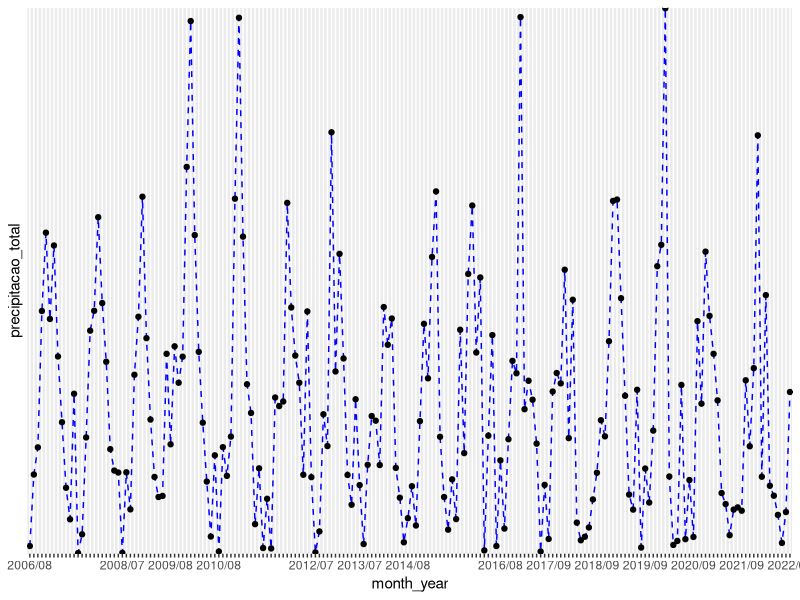
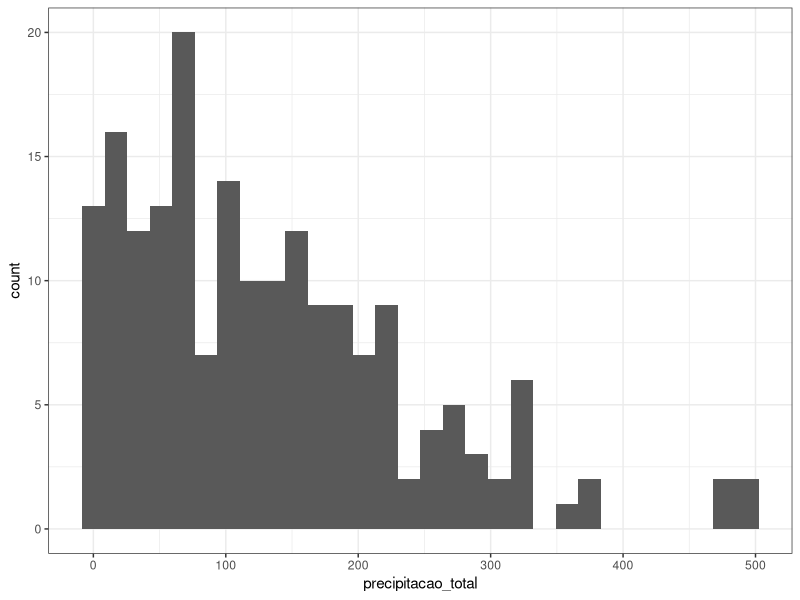
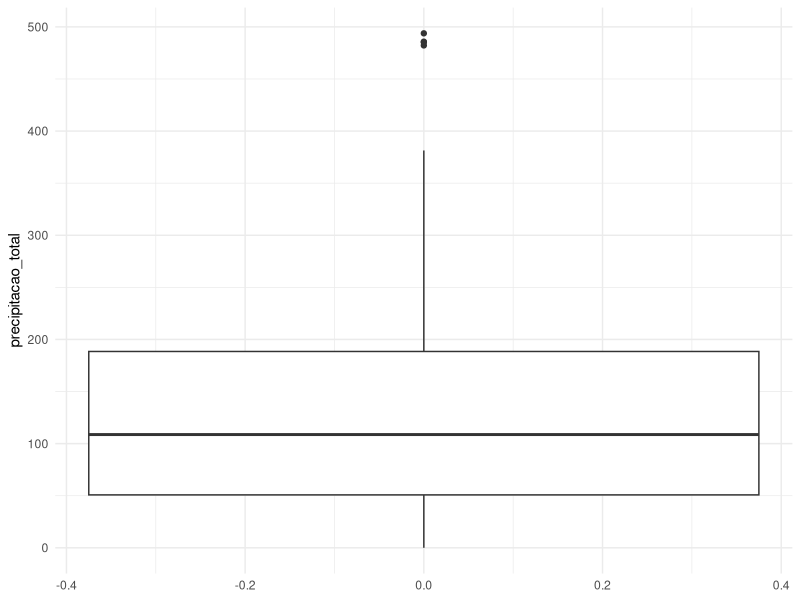
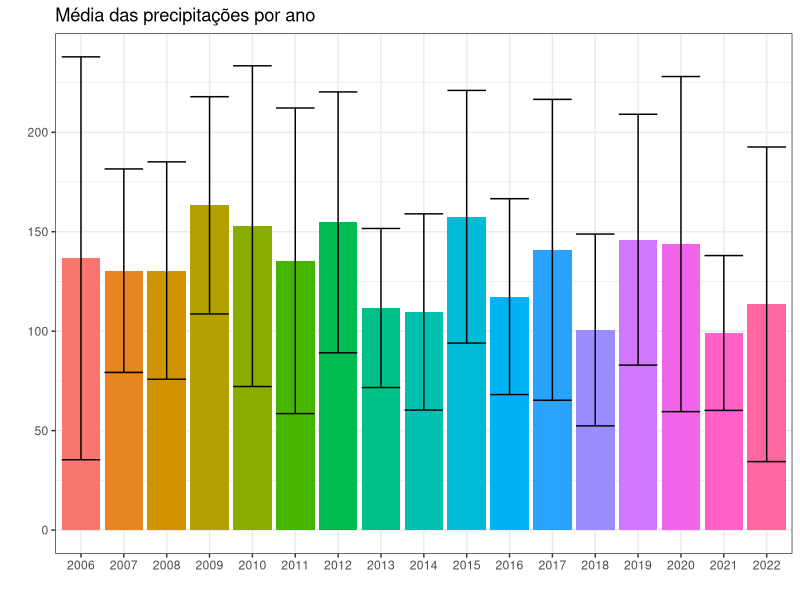

R code for these plots, in order:
## ---- chunk 1

library(readr)

#Importar base de dados
inmet0 <- read.csv2("Data/INMET_SP.csv", header = TRUE, sep = ";", dec = ",")

## ---- chunk 2

#Visualização da base de dados
View(inmet0)

# Omitir valores NA da base de dados
inmet <- na.omit(inmet0)

## ---- chunk 3

str(inmet)

## ---- chunk 4

summary(inmet)

## ---- chunk 5
colnames(inmet)[c(1,2,3)] <- c("data","dias_de_precipitacao","precipitacao_total")

View(inmet)
## ---- chunk 6

month_year <- format(as.Date(inmet$data, format = "%d/%m/%Y"),"%Y/%m")

View(month_year)

library(ggplot2)

ggplot(inmet,
       aes(x = month_year, y = precipitacao_total)) +
       geom_line(linetype="dashed", color="blue", aes(group=1)) +
       geom_point() + 
        scale_x_discrete(guide = guide_axis(check.overlap = TRUE)) +
        scale_y_discrete(guide= guide_axis(check.overlap = TRUE))
## ---- chunk 7
ano <- format(as.Date(inmet$data, format = "%d/ %m/ %Y"),"%Y")
inmet_new <- cbind(inmet, ano)

View(inmet_new)
## ---- chunk 8
# Histograma

library(ggplot2)

ggplot(data=inmet_new, aes(x=precipitacao_total)) +
  geom_histogram() +
  theme_bw() 
## ---- chunk 9
ggplot(data=inmet_new, aes(y=precipitacao_total)) +
  geom_boxplot() +
  theme_minimal()
## ---- chunk 10

#Média das precipitações por ano

#instalando o pacote para utilizar o operador pipe %>% 
library(dplyr) 

tabela_stats <- inmet_new %>%
  group_by(ano) %>%
  summarise(n_obs = n(), media = mean(precipitacao_total), desvio_padrao = sd(precipitacao_total)) %>% 
  mutate(erro = 1.96*desvio_padrao/sqrt(n_obs), 
         limite_superior = media + erro,
         limite_inferior = media - erro)

#Visualizando a tabela criada com os dados estatísticos

View(tabela_stats)
## ---- chunk 11

#Plotando os valores com seus respectivos erros
ggplot (data = tabela_stats, aes(x = ano, y = media, fill = ano)) +
  geom_col() +
  geom_errorbar(aes(ymin=limite_inferior, ymax=limite_superior)) +
  ggtitle("Média das precipitações por ano") +
  xlab("") +
  ylab("") +
  theme_bw() +
  theme(legend.position = "none")

